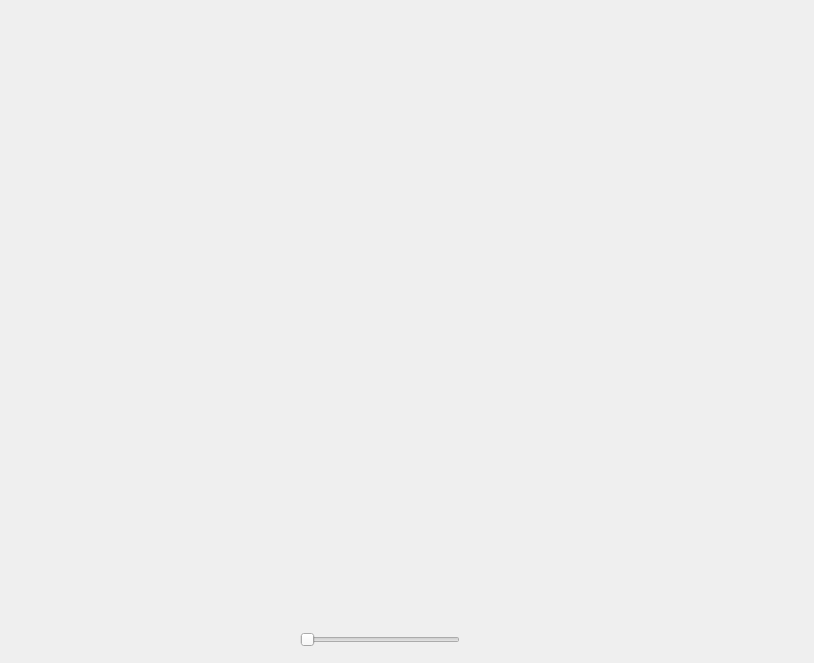
<?xml version="1.0" encoding="UTF-8"?>
<ui version="4.0">
 <class>ColorDiagram</class>
 <widget class="QMainWindow" name="ColorDiagram">
  <property name="geometry">
   <rect>
    <x>0</x>
    <y>0</y>
    <width>814</width>
    <height>663</height>
   </rect>
  </property>
  <property name="sizePolicy">
   <sizepolicy hsizetype="Expanding" vsizetype="Expanding">
    <horstretch>0</horstretch>
    <verstretch>0</verstretch>
   </sizepolicy>
  </property>
  <property name="windowTitle">
   <string>Диаграма</string>
  </property>
  <widget class="QWidget" name="centralwidget">
   <property name="sizePolicy">
    <sizepolicy hsizetype="Expanding" vsizetype="Expanding">
     <horstretch>0</horstretch>
     <verstretch>0</verstretch>
    </sizepolicy>
   </property>
   <widget class="QWidget" name="gridLayoutWidget">
    <property name="geometry">
     <rect>
      <x>0</x>
      <y>0</y>
      <width>801</width>
      <height>601</height>
     </rect>
    </property>
    <layout class="QGridLayout" name="gridLayout">
     <property name="spacing">
      <number>0</number>
     </property>
    </layout>
   </widget>
   <widget class="QSlider" name="horizontalSlider">
    <property name="geometry">
     <rect>
      <x>300</x>
      <y>630</y>
      <width>160</width>
      <height>19</height>
     </rect>
    </property>
    <property name="sizePolicy">
     <sizepolicy hsizetype="Expanding" vsizetype="Expanding">
      <horstretch>0</horstretch>
      <verstretch>0</verstretch>
     </sizepolicy>
    </property>
    <property name="orientation">
     <enum>Qt::Horizontal</enum>
    </property>
   </widget>
  </widget>
 </widget>
 <resources/>
 <connections/>
</ui>
